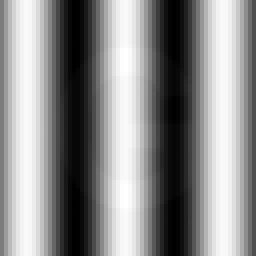
#> input picture CSE220/onlines_and_practice/online 3 - fourier series & cft/noisy_image.png, 64 x 64 px (shown 4 times larger)
$ python 21A.py
#> lines starting #> are read from the running program, lines starting #| are printed output that depends on the picture
# whatever the fuck this is

import numpy as np
import matplotlib.pyplot as plt


class ContinuousImage:
    """Loads the image as a grayscale 2D signal on a continuous x axis."""

    def __init__(self, image_path):
#> called with image_path = 'noisy_image.png'
        image = plt.imread(image_path)
#> image is the input picture: shape (64, 64, 4) float32; mean R, G, B, A 0.548, 0.548, 0.548, 1
        if image.ndim == 3:
            image = np.mean(image[:, :, :3], axis=2)    # drop alpha, then grayscale
#> image: shape (64, 64) float32
        if image.max() > 1.0:
            image = image / 255.0                       # png floats are already [0,1]

        self.image = image
        self.height, self.width = image.shape
#> self.height = 64; self.width = 64
        # every row lives on x in [-1, 1]
        self.x = np.linspace(-1, 1, self.width)
#> self.x = 64 values from -1 to 1
        self.L = self.x[-1] - self.x[0]
#> self.L = 2

    def show(self, title):
        plt.figure()
        plt.title(title)
        plt.imshow(self.image, cmap='gray')
        plt.axis('off')


class RowCFT:
    """Fourier transform of the image row by row (hint 1), by trapezoid rule.

    Harmonic k means 'k full cycles across the width of a row', so the
    harmonic number is directly the stripe count you can see in the image."""

    def __init__(self, img):
        self.img = img
        self.x = img.x
        self.L = img.L
        self.k = np.arange(-img.width // 2, img.width // 2 + 1)
#> self.k = 65 values from -32 to 32

    def transform(self):
        # c[row, k] = (1/L) * integral row(x) * exp(-j*2*pi*k*x/L) dx
        C = np.zeros((self.img.height, len(self.k)), dtype=complex)
        for i, k in enumerate(self.k):
            e = np.exp(-1j * 2 * np.pi * k * self.x / self.L)
            C[:, i] = np.trapezoid(self.img.image * e, self.x, axis=1) / self.L
        return C

    def inverse(self, C):
        # row(x) = sum_k c_k * exp(+j*2*pi*k*x/L)
        rows = np.zeros((C.shape[0], len(self.x)))
        for j, xj in enumerate(self.x):
            rows[:, j] = np.real(C @ np.exp(1j * 2 * np.pi * self.k * xj / self.L))
        return rows

    def dominant_frequency(self, f_min=0.6, f_max=8.0, n_scan=800):
        # the CFT can be evaluated at ANY frequency, not just integer harmonics,
        # so scan a fine grid to locate the noise peak exactly.
        # f_min skips the DC lobe (its width is about 1/L).
        f_scan = np.linspace(f_min, f_max, n_scan)
        mag = np.zeros(n_scan)
        for i, f in enumerate(f_scan):
            e = np.exp(-1j * 2 * np.pi * f * self.x)
            mag[i] = np.abs(np.trapezoid(self.img.image * e, self.x, axis=1)).mean()
        return f_scan[np.argmax(mag)] * self.L      # in cycles across the row


class FrequencyFilter:
    """Removes a band of row-frequencies and keeps everything else."""

    def band_stop(self, C, k_axis, k_low, k_high):
        C = C.copy()
        noise = (np.abs(k_axis) >= k_low) & (np.abs(k_axis) <= k_high)
        C[:, noise] = 0
        return C


if __name__ == "__main__":
    img = ContinuousImage('noisy_image.png')
    img.show('Original (noisy) image')

    cft = RowCFT(img)
    C = cft.transform()

    # which frequencies are the noise? look at the row-averaged spectrum
    strength = np.abs(C).mean(axis=0)
    print("strongest row-harmonics (k = cycles across the image):")
    for i in np.argsort(strength)[::-1][:7]:
        print(f"  k = {cft.k[i]:4d}   mean |c_k| = {strength[i]:.4f}")

    f_noise = cft.dominant_frequency()
#> f_noise = 2.48
    k_low, k_high = int(np.floor(f_noise)), int(np.ceil(f_noise))
#> k_low = 2; k_high = 3
    print(f"\nstrongest non-DC frequency: {f_noise:.3f} cycles across the image")
#| strongest non-DC frequency: 2.478 cycles across the image
    print(f"-> the stripes are the noise, so harmonics +/-{k_low} and +/-{k_high} are removed")
#| -> the stripes are the noise, so harmonics +/-2 and +/-3 are removed
    print("   (k = 0 is kept: it carries the average brightness)")

    C_clean = FrequencyFilter().band_stop(C, cft.k, k_low, k_high)
    denoised = cft.inverse(C_clean)
#> after the loop in inverse, `for j, xj in enumerate(self.x):`:
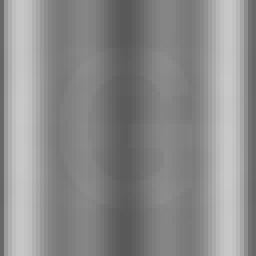
#> rows: shape (64, 64) float64 (shown 4 times larger); min 0.349, max 0.791, mean 0.548

    plt.figure()
    plt.title('Row-averaged spectrum')
    plt.plot(cft.k, strength)
    plt.axvspan(k_low, k_high, color='red', alpha=0.3, label='removed')
    plt.axvspan(-k_high, -k_low, color='red', alpha=0.3)
    plt.xlabel('k (cycles across a row)'); plt.ylabel('mean |c_k|')
    plt.xlim(-12, 12); plt.legend()

    plt.figure()
    plt.title('Recovered letter')
    plt.imshow(denoised, cmap='gray')
    plt.axis('off')
    plt.show()
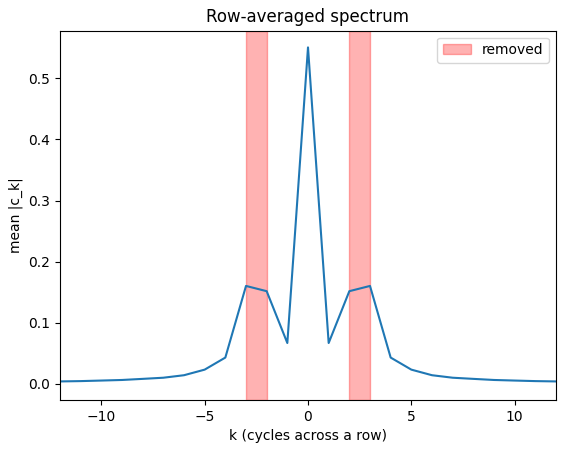
#> figure drawn by matplotlib, 1 panel; curve peaks at x = 0, y = 0.55

    # plt.imsave('denoised_image.png', denoised, cmap='gray')
